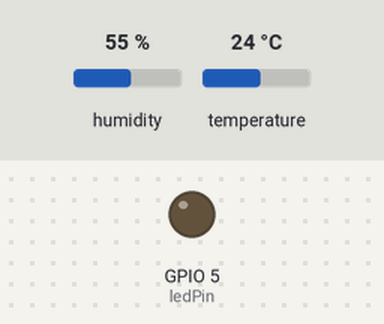
Bench run of a sketch on a simulated ESP8266 (NodeMCU). Shown: output pins drawn as LEDs (lit = HIGH). Inputs (shaded band) come from the test bench; at power-on: temperature 24 °C, humidity 55 %. WiFi joins after 1.5 s; servers stay silent unless stated; no MQTT or app messages arrive unless stated; what the sketch prints to the serial monitor is not drawn.

Above: at 3.8 s.
3.9 s: temperature set to 30.3 °C
9.5 s: temperature set to 31.8 °C
At 11.4 s:
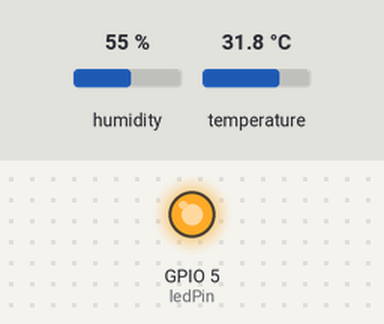
15.5 s: temperature set to 12 °C
At 19.5 s:
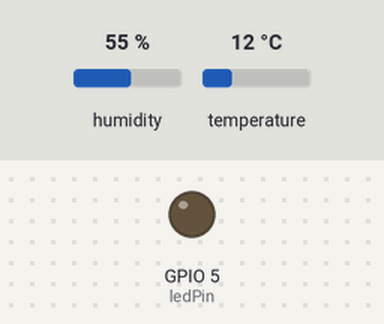
20.5 s: temperature set to 33 °C
At 24.2 s:
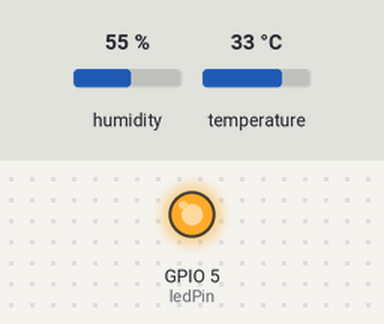
Timing chart, 0 to 25.5 s (numbered marks = the images above; inputs shaded):
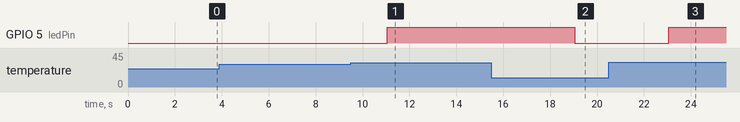

The sketch:

6.7Tugas.ino
```cpp
#include <ESP8266WiFi.h>
#include <PubSubClient.h>
#include <ArduinoJson.h>
#include <DHT.h>

const char* ssid = "Aku suka kamu";
const char* password = "Kamusukasamayanglain";

const char* mqttServer = "broker.hivemq.com";
const int mqttPort = 1883;

const char* clientId = "ESP8266_LabIoT_25782069_Safety";

const char* topicTelemetry =
    "kampus/labiot/25782069/telemetri";
const char* topicControl =
    "kampus/labiot/25782069/kendali";
const char* topicAlert =
    "kampus/labiot/25782069/alert";
const char* topicStatus =
    "kampus/labiot/25782069/status";

// Pesan Last Will and Testament
const char* willPayload =
    "{\"status\":\"OFFLINE\","
    "\"keterangan\":\"Perangkat Terputus Tak Terduga\"}";

// Pesan status saat perangkat berhasil terhubung
const char* onlinePayload =
    "{\"status\":\"ONLINE\","
    "\"keterangan\":\"Perangkat Beroperasi Normal\"}";

// ==================== KONFIGURASI SENSOR ====================
#define DHTPIN 2
#define DHTTYPE DHT22

const int ledPin = 5;   // D1 / GPIO5
const float batasSuhu = 31.0;

DHT dht(DHTPIN, DHTTYPE);

WiFiClient espClient;
PubSubClient client(espClient);

// ==================== VARIABEL SISTEM ====================
float suhu = NAN;
float kelembapan = NAN;

bool kondisiBahaya = false;
bool alertLatched = false;
bool ledManual = false;

unsigned long lastDhtRead = 0;
unsigned long lastTelemetry = 0;
unsigned long lastWiFiAttempt = 0;
unsigned long lastMQTTAttempt = 0;

const unsigned long intervalDHT = 2000;
const unsigned long intervalTelemetry = 4000;
const unsigned long intervalWiFi = 10000;
const unsigned long intervalMQTT = 3000;

// ==================== KENDALI LED ====================
void updateLED() {
  // Keselamatan otomatis memiliki prioritas tertinggi
  if (kondisiBahaya) {
    digitalWrite(ledPin, HIGH);
  } else {
    digitalWrite(ledPin, ledManual ? HIGH : LOW);
  }
}

// ==================== CALLBACK MQTT ====================
void callback(char* topic, byte* payload,
              unsigned int length) {
  if (String(topic) != topicControl) {
    return;
  }

  // Buffer untuk payload JSON yang diterima
  char message[128];

  if (length >= sizeof(message)) {
    Serial.println("Pesan kendali terlalu panjang.");
    return;
  }

  memcpy(message, payload, length);
  message[length] = '\0';

  StaticJsonDocument<128> doc;
  DeserializationError error = deserializeJson(doc, message);

  if (error) {
    Serial.println("JSON kendali tidak valid.");
    return;
  }

  if (!doc["led"].is<int>()) {
    Serial.println("Perintah LED tidak ditemukan.");
    return;
  }

  int perintahLED = doc["led"];

  if (perintahLED != 0 && perintahLED != 1) {
    Serial.println("Nilai LED harus 0 atau 1.");
    return;
  }

  if (kondisiBahaya) {
    Serial.println(
        "KENDALI MANUAL DITOLAK: SUHU BAHAYA!");
    updateLED();
    return;
  }

  ledManual = (perintahLED == 1);
  updateLED();

  Serial.print("Kendali manual LED: ");
  Serial.println(ledManual ? "MENYALA" : "MATI");
}

// ==================== KONEKSI WIFI ====================
void mulaiWiFi() {
  WiFi.mode(WIFI_STA);
  WiFi.begin(ssid, password);

  lastWiFiAttempt = millis();
  Serial.println("Memulai koneksi WiFi...");
}

// ==================== KONEKSI MQTT ====================
void reconnectMQTT() {
  unsigned long now = millis();

  if (now - lastMQTTAttempt < intervalMQTT) {
    return;
  }

  lastMQTTAttempt = now;

  Serial.print("Mencoba koneksi MQTT...");

  // Mendaftarkan LWT: QoS 1 dan retained
  bool connected = client.connect(
      clientId,
      topicStatus,
      1,
      true,
      willPayload
  );

  if (connected) {
    Serial.println("BERHASIL!");

    // Langganan topik kendali
    if (client.subscribe(topicControl)) {
      Serial.println("Subscribe kendali berhasil.");
    } else {
      Serial.println("Subscribe kendali gagal.");
    }

    // Publikasikan status ONLINE setelah tersambung
    if (client.publish(topicStatus, onlinePayload, true)) {
      Serial.println("Status ONLINE terkirim.");
    }

    // Paksa pembacaan dan publikasi telemetri berikutnya
    lastTelemetry = 0;
  } else {
    Serial.print("GAGAL, kode: ");
    Serial.println(client.state());
  }
}

// ==================== BACA SENSOR ====================
void bacaSensor() {
  unsigned long now = millis();

  if (now - lastDhtRead < intervalDHT) {
    return;
  }

  lastDhtRead = now;

  float pembacaanSuhu = dht.readTemperature();
  float pembacaanKelembapan = dht.readHumidity();

  if (isnan(pembacaanSuhu) ||
      isnan(pembacaanKelembapan)) {
    Serial.println("Pembacaan sensor DHT gagal.");
    return;
  }

  suhu = pembacaanSuhu;
  kelembapan = pembacaanKelembapan;

  bool bahayaSebelumnya = kondisiBahaya;
  kondisiBahaya = (suhu > batasSuhu);

  // Masuk kondisi bahaya: LED otomatis menyala
  if (kondisiBahaya && !bahayaSebelumnya) {
    Serial.println("PERINGATAN: SUHU PANAS!");
  }

  // Saat kembali normal, izinkan peringatan baru
  // jika suhu kembali melewati ambang batas
  if (!kondisiBahaya) {
    alertLatched = false;
  }

  updateLED();

  Serial.print("Suhu: ");
  Serial.print(suhu);
  Serial.print(" C | Kelembapan: ");
  Serial.print(kelembapan);
  Serial.print(" % | Kondisi: ");
  Serial.println(kondisiBahaya ? "PANAS" : "NORMAL");
}

// ==================== PUBLIKASI ALERT ====================
void publishAlert() {
  if (!client.connected()) {
    Serial.println("ALERT: MQTT belum terhubung.");
    return;
  }

  if (isnan(suhu)) {
    Serial.println("ALERT: Data suhu belum valid.");
    return;
  }

  if (suhu <= batasSuhu) {
    alertLatched = false;
    return;
  }

  if (alertLatched) {
    return;
  }

  StaticJsonDocument<192> doc;
  doc["status"] = "BAHAYA";
  doc["parameter"] = "OVERHEAT";
  doc["nilai_suhu"] = suhu;

  char buffer[192];
  serializeJson(doc, buffer, sizeof(buffer));

  Serial.print("Mencoba mengirim ALERT: ");
  Serial.println(buffer);

  if (client.publish(topicAlert, buffer)) {
    alertLatched = true;
    Serial.println("ALERT BERHASIL DIKIRIM!");
  } else {
    Serial.println("ALERT GAGAL DIKIRIM!");
  }
}


// ==================== PUBLIKASI TELEMETRI ====================
void publishTelemetry() {
  unsigned long now = millis();

  if (now - lastTelemetry < intervalTelemetry) {
    return;
  }

  if (!client.connected() || isnan(suhu) ||
      isnan(kelembapan)) {
    return;
  }

  lastTelemetry = now;

  StaticJsonDocument<256> doc;

  doc["node_id"] = "ESP8266_25782069";
  doc["suhu"] = suhu;
  doc["kelembapan"] = kelembapan;
  doc["uptime_detik"] = millis() / 1000;
  doc["ip_lokal"] = WiFi.localIP().toString();
  doc["kondisi_suhu"] =
      kondisiBahaya ? "PANAS" : "NORMAL";

  char buffer[256];
  size_t n = serializeJson(doc, buffer, sizeof(buffer));

  if (n > 0 && client.publish(topicTelemetry, buffer)) {
    Serial.print("TELEMETRI: ");
    Serial.println(buffer);
  } else {
    Serial.println("Publikasi telemetri gagal.");
  }
}

// ==================== SETUP ====================
void setup() {
  Serial.begin(115200);

  pinMode(ledPin, OUTPUT);
  digitalWrite(ledPin, LOW);

  dht.begin();

  client.setServer(mqttServer, mqttPort);
  client.setCallback(callback);
  client.setKeepAlive(15);
  client.setSocketTimeout(3);

  mulaiWiFi();
}

// ==================== LOOP NON-BLOCKING ====================
void loop() {
  unsigned long now = millis();

  // Pulihkan koneksi WiFi tanpa delay()
  if (WiFi.status() != WL_CONNECTED) {
    if (now - lastWiFiAttempt >= intervalWiFi) {
      mulaiWiFi();
    }
    return;
  }

  // Pulihkan koneksi MQTT jika terputus
  if (!client.connected()) {
    reconnectMQTT();
    return;
  }

  // Memproses pesan MQTT dan callback
  client.loop();

  // Jalankan pembacaan sensor secara berkala
  bacaSensor();

  // Peringatan otomatis ketika suhu melewati batas
  publishAlert();

  // Telemetri rutin
  publishTelemetry();
}
```

Measured:
- the behaviour switches between 31 and 31.1 °C on temperature (found by bisection; images 0 and 1)
- after the input at 3.9 s, every drawn part: stays the same
- after the input at 9.5 s, GPIO 5 (ledPin): LOW → HIGH after 1.6 s
- after the input at 15.5 s, GPIO 5 (ledPin): HIGH → LOW after 3.6 s
- after the input at 20.5 s, GPIO 5 (ledPin): LOW → HIGH after 2.6 s
